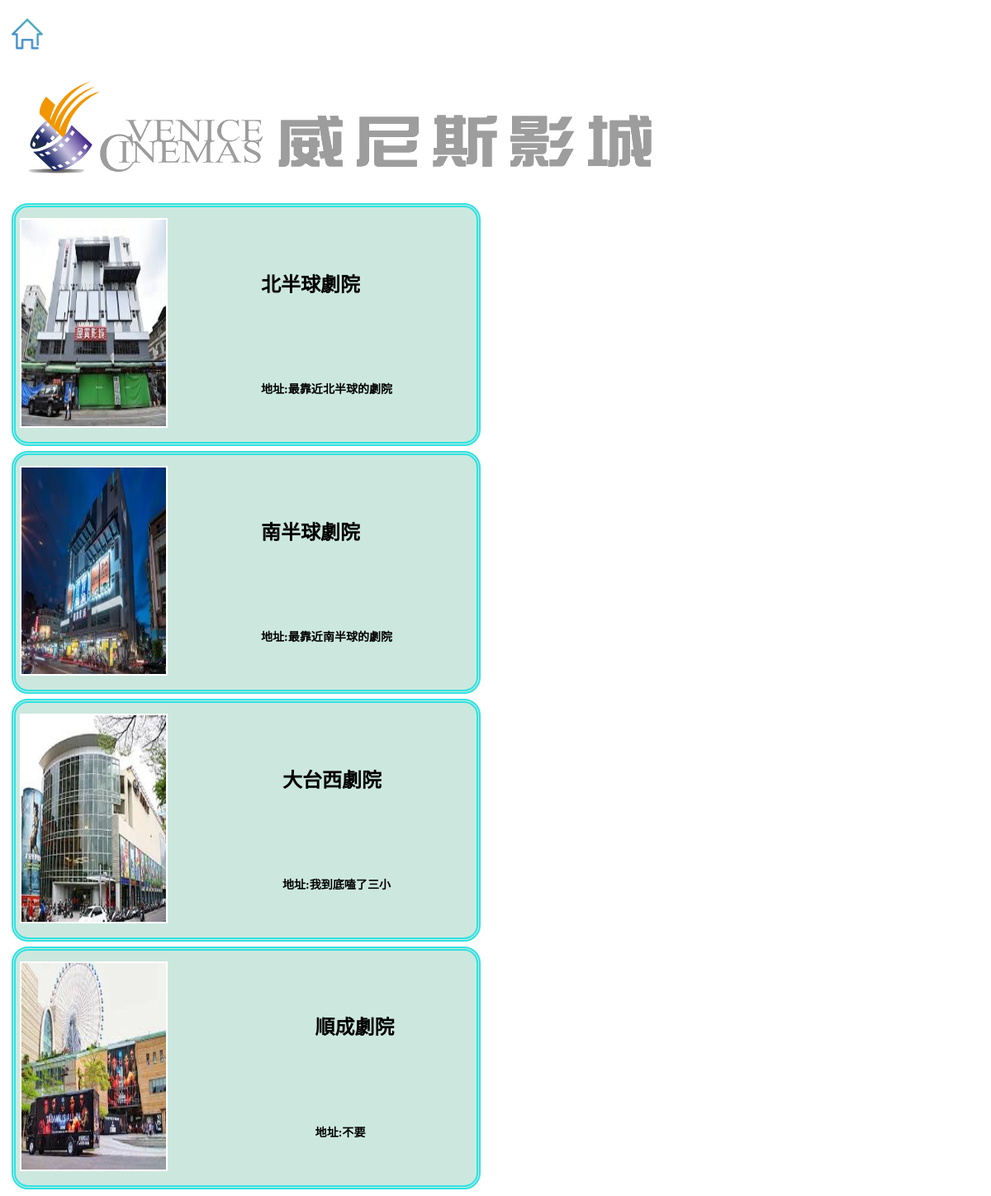
Page /theater.php on the committed database.
### tables this page shows
create table theater
(
	theater_id varchar(255) not null,
	theater_info LONGTEXT not null,
	primary key(theater_id)
);

### connect_db.php (called while the page is built, shortened)
<?php
function query($instr)
{
	$result=mysqli_query($GLOBALS['db'],$instr);
	$a=[];
	$a['row']=[];
	while($rf=mysqli_fetch_field($result))
	{
		foreach($rf as $w)
		{
			array_push($a['row'],$w);
			break;
		}
	}
	$i=0;
	$a['data']=[];
	while($row = mysqli_fetch_row($result))
	{
		$j=0;
		$a['data'][$i]=[];
		foreach($row as $w)
		{
			$key=$a['row'][$j];
			$a['data'][$i][$key]=$w;
			$j++;
		}
		$i++;
	}
	return $a;
};
?>

### theater.php (the view, shortened to what this page needs)
<?php
	$str='';
	if($_GET)
		$str='name='.$_GET['name'].'&password='.$_GET['password'];
	else
		$str='';
?>
<!doctype html>
<html lang="en">
	<head>
		<link rel="stylesheet" type="text/css" href="movieview.css"/>
	</head>
	<body>
		<p><img src="homepage.png" width="50" onclick="location.href='home.php?<?php echo $str; ?>'"></p>
		<p><img src="log.png" style="width:30"></p>
<?php
	include("connect_db.php");
	$q_str="select * from theater";
	if($result=query($q_str))
	{
		foreach($result['data'] as $line)
		{
		?>
		<div class="unit">
			<div class="viewbox0">
				<table style="width:48%;margin:0.5%;padding:10px 2px;
				font-size:12px;border:5px solid rgb(47, 226, 226);
				border-radius:20px;border-style: double;background: #cce8de">
					<tr>
						<td rowspan="4">
							<img src="<?php echo $line['theater_id'];?>.jpg" style="width:175px;height:250px;border:2px solid white">
						</td>
						<td style="font-size:15px"></td>
					</tr>
					<tr>
						<td><h1><?php echo $line['theater_id'];?></h1></td>
					</tr>
					<tr>
						<td><h3>地址:<?php echo $line['theater_info'];?></h3></td>
					</tr>
				</table>
			</div>
		</div>
		<?php
		}
	}
?>
	</body>
</html>

### movieview.css (style rules this page uses)
body { background-image: url("背景.jpg");; background-size: 100%; background-repeat: no-repeat; }

### rows in the picture
theater: theater_id (picture), theater_id "北半球劇院", theater_info "最靠近北半球的劇院"
theater: theater_id (picture), theater_id "南半球劇院", theater_info "最靠近南半球的劇院"
theater: theater_id (picture), theater_id "大台西劇院", theater_info "我到底嗑了三小"
theater: theater_id (picture), theater_id "順成劇院", theater_info "不要"
